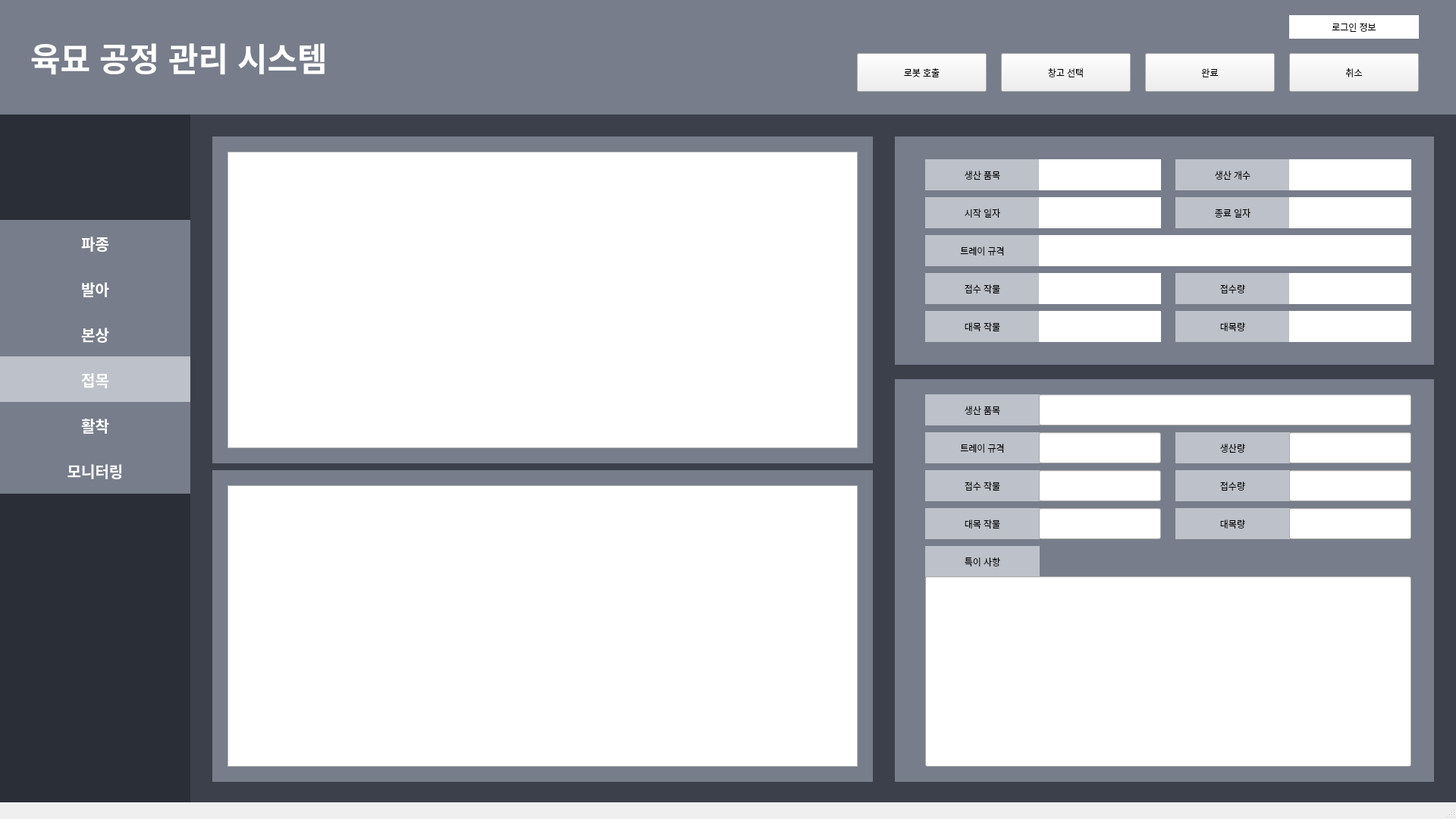
<?xml version="1.0" encoding="UTF-8"?>
<ui version="4.0">
 <class>MainWindow</class>
 <widget class="QMainWindow" name="MainWindow">
  <property name="geometry">
   <rect>
    <x>0</x>
    <y>0</y>
    <width>1920</width>
    <height>1080</height>
   </rect>
  </property>
  <property name="windowTitle">
   <string>MainWindow</string>
  </property>
  <widget class="QWidget" name="centralwidget">
   <widget class="QLabel" name="background_label">
    <property name="geometry">
     <rect>
      <x>90</x>
      <y>0</y>
      <width>1831</width>
      <height>1081</height>
     </rect>
    </property>
    <property name="styleSheet">
     <string notr="true">background-color: #3B404B;</string>
    </property>
    <property name="text">
     <string/>
    </property>
   </widget>
   <widget class="QLabel" name="sidebarBackgroundLabel">
    <property name="geometry">
     <rect>
      <x>0</x>
      <y>150</y>
      <width>251</width>
      <height>921</height>
     </rect>
    </property>
    <property name="styleSheet">
     <string notr="true">background-color: #2A2E36;</string>
    </property>
    <property name="text">
     <string/>
    </property>
   </widget>
   <widget class="QLabel" name="upperBarLabel">
    <property name="geometry">
     <rect>
      <x>0</x>
      <y>0</y>
      <width>1921</width>
      <height>151</height>
     </rect>
    </property>
    <property name="styleSheet">
     <string notr="true">background-color: #777D8A;</string>
    </property>
    <property name="text">
     <string/>
    </property>
   </widget>
   <widget class="QLabel" name="contentBackgroundLabel">
    <property name="geometry">
     <rect>
      <x>280</x>
      <y>180</y>
      <width>871</width>
      <height>431</height>
     </rect>
    </property>
    <property name="styleSheet">
     <string notr="true">background-color: #777D8A;</string>
    </property>
    <property name="text">
     <string/>
    </property>
   </widget>
   <widget class="QLabel" name="contentBackgroundLabel_2">
    <property name="geometry">
     <rect>
      <x>1180</x>
      <y>180</y>
      <width>711</width>
      <height>301</height>
     </rect>
    </property>
    <property name="styleSheet">
     <string notr="true">background-color: #777D8A;</string>
    </property>
    <property name="text">
     <string/>
    </property>
   </widget>
   <widget class="QLabel" name="loginStatusLabel">
    <property name="geometry">
     <rect>
      <x>1700</x>
      <y>20</y>
      <width>171</width>
      <height>31</height>
     </rect>
    </property>
    <property name="styleSheet">
     <string notr="true">background-color: white;</string>
    </property>
    <property name="text">
     <string>로그인 정보</string>
    </property>
    <property name="alignment">
     <set>Qt::AlignCenter</set>
    </property>
   </widget>
   <widget class="QLabel" name="sowingButtonLabel">
    <property name="geometry">
     <rect>
      <x>0</x>
      <y>290</y>
      <width>251</width>
      <height>61</height>
     </rect>
    </property>
    <property name="font">
     <font>
      <pointsize>15</pointsize>
      <weight>75</weight>
      <bold>true</bold>
     </font>
    </property>
    <property name="styleSheet">
     <string notr="true">background-color: #777D8A;
color: white;
border: 0.4em inset  #3B404B;</string>
    </property>
    <property name="text">
     <string>파종</string>
    </property>
    <property name="alignment">
     <set>Qt::AlignCenter</set>
    </property>
   </widget>
   <widget class="QLabel" name="buddingButtonLabel">
    <property name="geometry">
     <rect>
      <x>0</x>
      <y>350</y>
      <width>251</width>
      <height>61</height>
     </rect>
    </property>
    <property name="font">
     <font>
      <pointsize>15</pointsize>
      <weight>75</weight>
      <bold>true</bold>
     </font>
    </property>
    <property name="styleSheet">
     <string notr="true">background-color: #777D8A;
color: white;
border: 0.4em inset  #3B404B;</string>
    </property>
    <property name="text">
     <string>발아</string>
    </property>
    <property name="alignment">
     <set>Qt::AlignCenter</set>
    </property>
   </widget>
   <widget class="QLabel" name="raisingButtonLabel">
    <property name="geometry">
     <rect>
      <x>0</x>
      <y>410</y>
      <width>251</width>
      <height>61</height>
     </rect>
    </property>
    <property name="font">
     <font>
      <pointsize>15</pointsize>
      <weight>75</weight>
      <bold>true</bold>
     </font>
    </property>
    <property name="styleSheet">
     <string notr="true">background-color: #777D8A;
color: white;
border: 0.4em inset  #3B404B;</string>
    </property>
    <property name="text">
     <string>본상</string>
    </property>
    <property name="alignment">
     <set>Qt::AlignCenter</set>
    </property>
   </widget>
   <widget class="QLabel" name="graftingButtonLabel">
    <property name="geometry">
     <rect>
      <x>0</x>
      <y>470</y>
      <width>251</width>
      <height>61</height>
     </rect>
    </property>
    <property name="font">
     <font>
      <pointsize>15</pointsize>
      <weight>75</weight>
      <bold>true</bold>
     </font>
    </property>
    <property name="styleSheet">
     <string notr="true">background-color: #BDC1C9;
color: white;
border: 0.4em inset  #3B404B;</string>
    </property>
    <property name="text">
     <string>접목</string>
    </property>
    <property name="alignment">
     <set>Qt::AlignCenter</set>
    </property>
   </widget>
   <widget class="QLabel" name="takingButtonLabel">
    <property name="geometry">
     <rect>
      <x>0</x>
      <y>530</y>
      <width>251</width>
      <height>61</height>
     </rect>
    </property>
    <property name="font">
     <font>
      <pointsize>15</pointsize>
      <weight>75</weight>
      <bold>true</bold>
     </font>
    </property>
    <property name="styleSheet">
     <string notr="true">background-color: #777D8A;
color: white;
border: 0.4em inset  #3B404B;</string>
    </property>
    <property name="text">
     <string>활착</string>
    </property>
    <property name="alignment">
     <set>Qt::AlignCenter</set>
    </property>
   </widget>
   <widget class="QLabel" name="monitoringButtonLabel">
    <property name="geometry">
     <rect>
      <x>0</x>
      <y>590</y>
      <width>251</width>
      <height>61</height>
     </rect>
    </property>
    <property name="font">
     <font>
      <pointsize>15</pointsize>
      <weight>75</weight>
      <bold>true</bold>
     </font>
    </property>
    <property name="styleSheet">
     <string notr="true">background-color: #777D8A;
color: white;
border: 0.4em inset  #3B404B;</string>
    </property>
    <property name="text">
     <string>모니터링</string>
    </property>
    <property name="alignment">
     <set>Qt::AlignCenter</set>
    </property>
   </widget>
   <widget class="QTableView" name="presentSowingTableView">
    <property name="geometry">
     <rect>
      <x>300</x>
      <y>200</y>
      <width>831</width>
      <height>391</height>
     </rect>
    </property>
    <property name="styleSheet">
     <string notr="true">overflow-y: scroll;</string>
    </property>
    <attribute name="horizontalHeaderVisible">
     <bool>false</bool>
    </attribute>
    <attribute name="horizontalHeaderCascadingSectionResizes">
     <bool>true</bool>
    </attribute>
   </widget>
   <widget class="QLabel" name="contentBackgroundLabel_3">
    <property name="geometry">
     <rect>
      <x>280</x>
      <y>620</y>
      <width>871</width>
      <height>411</height>
     </rect>
    </property>
    <property name="styleSheet">
     <string notr="true">background-color: #777D8A;</string>
    </property>
    <property name="text">
     <string/>
    </property>
   </widget>
   <widget class="QTableView" name="presentQRTableView">
    <property name="geometry">
     <rect>
      <x>300</x>
      <y>640</y>
      <width>831</width>
      <height>371</height>
     </rect>
    </property>
    <property name="styleSheet">
     <string notr="true">overflow-y: scroll;</string>
    </property>
    <attribute name="horizontalHeaderVisible">
     <bool>false</bool>
    </attribute>
    <attribute name="horizontalHeaderCascadingSectionResizes">
     <bool>true</bool>
    </attribute>
   </widget>
   <widget class="QLabel" name="guideInfoLabel">
    <property name="geometry">
     <rect>
      <x>1220</x>
      <y>210</y>
      <width>151</width>
      <height>41</height>
     </rect>
    </property>
    <property name="styleSheet">
     <string notr="true">background-color: #BDC1C9;</string>
    </property>
    <property name="text">
     <string>생산 품목</string>
    </property>
    <property name="alignment">
     <set>Qt::AlignCenter</set>
    </property>
   </widget>
   <widget class="QLabel" name="guideInfoInputLabel">
    <property name="geometry">
     <rect>
      <x>1370</x>
      <y>210</y>
      <width>161</width>
      <height>41</height>
     </rect>
    </property>
    <property name="styleSheet">
     <string notr="true">background-color: white;</string>
    </property>
    <property name="text">
     <string/>
    </property>
    <property name="alignment">
     <set>Qt::AlignCenter</set>
    </property>
   </widget>
   <widget class="QLabel" name="guideInfoLabel_2">
    <property name="geometry">
     <rect>
      <x>1550</x>
      <y>210</y>
      <width>151</width>
      <height>41</height>
     </rect>
    </property>
    <property name="styleSheet">
     <string notr="true">background-color: #BDC1C9;</string>
    </property>
    <property name="text">
     <string>생산 개수</string>
    </property>
    <property name="alignment">
     <set>Qt::AlignCenter</set>
    </property>
   </widget>
   <widget class="QLabel" name="guideInfoInputLabel_2">
    <property name="geometry">
     <rect>
      <x>1700</x>
      <y>210</y>
      <width>161</width>
      <height>41</height>
     </rect>
    </property>
    <property name="styleSheet">
     <string notr="true">background-color: white;</string>
    </property>
    <property name="text">
     <string/>
    </property>
    <property name="alignment">
     <set>Qt::AlignCenter</set>
    </property>
   </widget>
   <widget class="QLabel" name="guideInfoLabel_3">
    <property name="geometry">
     <rect>
      <x>1220</x>
      <y>260</y>
      <width>151</width>
      <height>41</height>
     </rect>
    </property>
    <property name="styleSheet">
     <string notr="true">background-color: #BDC1C9;</string>
    </property>
    <property name="text">
     <string>시작 일자</string>
    </property>
    <property name="alignment">
     <set>Qt::AlignCenter</set>
    </property>
   </widget>
   <widget class="QLabel" name="guideInfoInputLabel_3">
    <property name="geometry">
     <rect>
      <x>1370</x>
      <y>260</y>
      <width>161</width>
      <height>41</height>
     </rect>
    </property>
    <property name="styleSheet">
     <string notr="true">background-color: white;</string>
    </property>
    <property name="text">
     <string/>
    </property>
    <property name="alignment">
     <set>Qt::AlignCenter</set>
    </property>
   </widget>
   <widget class="QLabel" name="guideInfoLabel_4">
    <property name="geometry">
     <rect>
      <x>1550</x>
      <y>260</y>
      <width>151</width>
      <height>41</height>
     </rect>
    </property>
    <property name="styleSheet">
     <string notr="true">background-color: #BDC1C9;</string>
    </property>
    <property name="text">
     <string>종료 일자</string>
    </property>
    <property name="alignment">
     <set>Qt::AlignCenter</set>
    </property>
   </widget>
   <widget class="QLabel" name="guideInfoInputLabel_4">
    <property name="geometry">
     <rect>
      <x>1700</x>
      <y>260</y>
      <width>161</width>
      <height>41</height>
     </rect>
    </property>
    <property name="styleSheet">
     <string notr="true">background-color: white;</string>
    </property>
    <property name="text">
     <string/>
    </property>
    <property name="alignment">
     <set>Qt::AlignCenter</set>
    </property>
   </widget>
   <widget class="QLabel" name="guideInfoLabel_5">
    <property name="geometry">
     <rect>
      <x>1220</x>
      <y>310</y>
      <width>151</width>
      <height>41</height>
     </rect>
    </property>
    <property name="styleSheet">
     <string notr="true">background-color: #BDC1C9;</string>
    </property>
    <property name="text">
     <string>트레이 규격</string>
    </property>
    <property name="alignment">
     <set>Qt::AlignCenter</set>
    </property>
   </widget>
   <widget class="QLabel" name="guideInfoInputLabel_5">
    <property name="geometry">
     <rect>
      <x>1370</x>
      <y>310</y>
      <width>491</width>
      <height>41</height>
     </rect>
    </property>
    <property name="styleSheet">
     <string notr="true">background-color: white;</string>
    </property>
    <property name="text">
     <string/>
    </property>
    <property name="alignment">
     <set>Qt::AlignCenter</set>
    </property>
   </widget>
   <widget class="QLabel" name="guideInfoLabel_6">
    <property name="geometry">
     <rect>
      <x>1220</x>
      <y>360</y>
      <width>151</width>
      <height>41</height>
     </rect>
    </property>
    <property name="styleSheet">
     <string notr="true">background-color: #BDC1C9;</string>
    </property>
    <property name="text">
     <string>접수 작물</string>
    </property>
    <property name="alignment">
     <set>Qt::AlignCenter</set>
    </property>
   </widget>
   <widget class="QLabel" name="guideInfoInputLabel_6">
    <property name="geometry">
     <rect>
      <x>1370</x>
      <y>360</y>
      <width>161</width>
      <height>41</height>
     </rect>
    </property>
    <property name="styleSheet">
     <string notr="true">background-color: white;</string>
    </property>
    <property name="text">
     <string/>
    </property>
    <property name="alignment">
     <set>Qt::AlignCenter</set>
    </property>
   </widget>
   <widget class="QLabel" name="guideInfoLabel_7">
    <property name="geometry">
     <rect>
      <x>1550</x>
      <y>360</y>
      <width>151</width>
      <height>41</height>
     </rect>
    </property>
    <property name="styleSheet">
     <string notr="true">background-color: #BDC1C9;</string>
    </property>
    <property name="text">
     <string>접수량</string>
    </property>
    <property name="alignment">
     <set>Qt::AlignCenter</set>
    </property>
   </widget>
   <widget class="QLabel" name="guideInfoInputLabel_7">
    <property name="geometry">
     <rect>
      <x>1700</x>
      <y>360</y>
      <width>161</width>
      <height>41</height>
     </rect>
    </property>
    <property name="styleSheet">
     <string notr="true">background-color: white;</string>
    </property>
    <property name="text">
     <string/>
    </property>
    <property name="alignment">
     <set>Qt::AlignCenter</set>
    </property>
   </widget>
   <widget class="QLabel" name="guideInfoLabel_8">
    <property name="geometry">
     <rect>
      <x>1220</x>
      <y>410</y>
      <width>151</width>
      <height>41</height>
     </rect>
    </property>
    <property name="styleSheet">
     <string notr="true">background-color: #BDC1C9;</string>
    </property>
    <property name="text">
     <string>대목 작물</string>
    </property>
    <property name="alignment">
     <set>Qt::AlignCenter</set>
    </property>
   </widget>
   <widget class="QLabel" name="guideInfoInputLabel_8">
    <property name="geometry">
     <rect>
      <x>1370</x>
      <y>410</y>
      <width>161</width>
      <height>41</height>
     </rect>
    </property>
    <property name="styleSheet">
     <string notr="true">background-color: white;</string>
    </property>
    <property name="text">
     <string/>
    </property>
    <property name="alignment">
     <set>Qt::AlignCenter</set>
    </property>
   </widget>
   <widget class="QLabel" name="guideInfoLabel_9">
    <property name="geometry">
     <rect>
      <x>1550</x>
      <y>410</y>
      <width>151</width>
      <height>41</height>
     </rect>
    </property>
    <property name="styleSheet">
     <string notr="true">background-color: #BDC1C9;</string>
    </property>
    <property name="text">
     <string>대목량</string>
    </property>
    <property name="alignment">
     <set>Qt::AlignCenter</set>
    </property>
   </widget>
   <widget class="QLabel" name="guideInfoInputLabel_9">
    <property name="geometry">
     <rect>
      <x>1700</x>
      <y>410</y>
      <width>161</width>
      <height>41</height>
     </rect>
    </property>
    <property name="styleSheet">
     <string notr="true">background-color: white;</string>
    </property>
    <property name="text">
     <string/>
    </property>
    <property name="alignment">
     <set>Qt::AlignCenter</set>
    </property>
   </widget>
   <widget class="QLabel" name="contentBackgroundLabel_4">
    <property name="geometry">
     <rect>
      <x>1180</x>
      <y>500</y>
      <width>711</width>
      <height>531</height>
     </rect>
    </property>
    <property name="styleSheet">
     <string notr="true">background-color: #777D8A;</string>
    </property>
    <property name="text">
     <string/>
    </property>
   </widget>
   <widget class="QLabel" name="InfoLabel">
    <property name="geometry">
     <rect>
      <x>1220</x>
      <y>520</y>
      <width>151</width>
      <height>41</height>
     </rect>
    </property>
    <property name="styleSheet">
     <string notr="true">background-color: #BDC1C9;</string>
    </property>
    <property name="text">
     <string>생산 품목</string>
    </property>
    <property name="alignment">
     <set>Qt::AlignCenter</set>
    </property>
   </widget>
   <widget class="QLabel" name="InfoLabel_2">
    <property name="geometry">
     <rect>
      <x>1220</x>
      <y>570</y>
      <width>151</width>
      <height>41</height>
     </rect>
    </property>
    <property name="styleSheet">
     <string notr="true">background-color: #BDC1C9;</string>
    </property>
    <property name="text">
     <string>트레이 규격</string>
    </property>
    <property name="alignment">
     <set>Qt::AlignCenter</set>
    </property>
   </widget>
   <widget class="QLabel" name="InfoLabel_3">
    <property name="geometry">
     <rect>
      <x>1550</x>
      <y>570</y>
      <width>151</width>
      <height>41</height>
     </rect>
    </property>
    <property name="styleSheet">
     <string notr="true">background-color: #BDC1C9;</string>
    </property>
    <property name="text">
     <string>생산량</string>
    </property>
    <property name="alignment">
     <set>Qt::AlignCenter</set>
    </property>
   </widget>
   <widget class="QLabel" name="InfoLabel_4">
    <property name="geometry">
     <rect>
      <x>1220</x>
      <y>620</y>
      <width>151</width>
      <height>41</height>
     </rect>
    </property>
    <property name="styleSheet">
     <string notr="true">background-color: #BDC1C9;</string>
    </property>
    <property name="text">
     <string>접수 작물</string>
    </property>
    <property name="alignment">
     <set>Qt::AlignCenter</set>
    </property>
   </widget>
   <widget class="QLabel" name="InfoLabel_5">
    <property name="geometry">
     <rect>
      <x>1550</x>
      <y>620</y>
      <width>151</width>
      <height>41</height>
     </rect>
    </property>
    <property name="styleSheet">
     <string notr="true">background-color: #BDC1C9;</string>
    </property>
    <property name="text">
     <string>접수량</string>
    </property>
    <property name="alignment">
     <set>Qt::AlignCenter</set>
    </property>
   </widget>
   <widget class="QLabel" name="InfoLabel_6">
    <property name="geometry">
     <rect>
      <x>1220</x>
      <y>670</y>
      <width>151</width>
      <height>41</height>
     </rect>
    </property>
    <property name="styleSheet">
     <string notr="true">background-color: #BDC1C9;</string>
    </property>
    <property name="text">
     <string>대목 작물</string>
    </property>
    <property name="alignment">
     <set>Qt::AlignCenter</set>
    </property>
   </widget>
   <widget class="QLabel" name="InfoLabel_7">
    <property name="geometry">
     <rect>
      <x>1550</x>
      <y>670</y>
      <width>151</width>
      <height>41</height>
     </rect>
    </property>
    <property name="styleSheet">
     <string notr="true">background-color: #BDC1C9;</string>
    </property>
    <property name="text">
     <string>대목량</string>
    </property>
    <property name="alignment">
     <set>Qt::AlignCenter</set>
    </property>
   </widget>
   <widget class="QLabel" name="InfoLabel_8">
    <property name="geometry">
     <rect>
      <x>1220</x>
      <y>720</y>
      <width>151</width>
      <height>41</height>
     </rect>
    </property>
    <property name="styleSheet">
     <string notr="true">background-color: #BDC1C9;</string>
    </property>
    <property name="text">
     <string>특이 사항</string>
    </property>
    <property name="alignment">
     <set>Qt::AlignCenter</set>
    </property>
   </widget>
   <widget class="QPushButton" name="clearPushButton">
    <property name="geometry">
     <rect>
      <x>1510</x>
      <y>70</y>
      <width>171</width>
      <height>51</height>
     </rect>
    </property>
    <property name="text">
     <string>완료</string>
    </property>
   </widget>
   <widget class="QPushButton" name="cancelPushButton">
    <property name="geometry">
     <rect>
      <x>1700</x>
      <y>70</y>
      <width>171</width>
      <height>51</height>
     </rect>
    </property>
    <property name="text">
     <string>취소</string>
    </property>
   </widget>
   <widget class="QLabel" name="titleLabel">
    <property name="geometry">
     <rect>
      <x>40</x>
      <y>40</y>
      <width>531</width>
      <height>71</height>
     </rect>
    </property>
    <property name="font">
     <font>
      <pointsize>32</pointsize>
      <weight>75</weight>
      <bold>true</bold>
     </font>
    </property>
    <property name="styleSheet">
     <string notr="true">color: white;</string>
    </property>
    <property name="text">
     <string>육묘 공정 관리 시스템</string>
    </property>
   </widget>
   <widget class="QLineEdit" name="lineEdit">
    <property name="geometry">
     <rect>
      <x>1370</x>
      <y>520</y>
      <width>491</width>
      <height>41</height>
     </rect>
    </property>
   </widget>
   <widget class="QLineEdit" name="lineEdit_2">
    <property name="geometry">
     <rect>
      <x>1370</x>
      <y>570</y>
      <width>161</width>
      <height>41</height>
     </rect>
    </property>
   </widget>
   <widget class="QLineEdit" name="lineEdit_3">
    <property name="geometry">
     <rect>
      <x>1700</x>
      <y>570</y>
      <width>161</width>
      <height>41</height>
     </rect>
    </property>
   </widget>
   <widget class="QLineEdit" name="lineEdit_4">
    <property name="geometry">
     <rect>
      <x>1370</x>
      <y>620</y>
      <width>161</width>
      <height>41</height>
     </rect>
    </property>
   </widget>
   <widget class="QLineEdit" name="lineEdit_5">
    <property name="geometry">
     <rect>
      <x>1700</x>
      <y>620</y>
      <width>161</width>
      <height>41</height>
     </rect>
    </property>
   </widget>
   <widget class="QLineEdit" name="lineEdit_6">
    <property name="geometry">
     <rect>
      <x>1370</x>
      <y>670</y>
      <width>161</width>
      <height>41</height>
     </rect>
    </property>
   </widget>
   <widget class="QLineEdit" name="lineEdit_7">
    <property name="geometry">
     <rect>
      <x>1700</x>
      <y>670</y>
      <width>161</width>
      <height>41</height>
     </rect>
    </property>
   </widget>
   <widget class="QLineEdit" name="lineEdit_8">
    <property name="geometry">
     <rect>
      <x>1220</x>
      <y>760</y>
      <width>641</width>
      <height>251</height>
     </rect>
    </property>
    <property name="alignment">
     <set>Qt::AlignLeading|Qt::AlignLeft|Qt::AlignTop</set>
    </property>
   </widget>
   <widget class="QPushButton" name="selectStorePushButton">
    <property name="geometry">
     <rect>
      <x>1320</x>
      <y>70</y>
      <width>171</width>
      <height>51</height>
     </rect>
    </property>
    <property name="text">
     <string>창고 선택</string>
    </property>
   </widget>
   <widget class="QPushButton" name="callRobotPushButton">
    <property name="geometry">
     <rect>
      <x>1130</x>
      <y>70</y>
      <width>171</width>
      <height>51</height>
     </rect>
    </property>
    <property name="text">
     <string>로봇 호출</string>
    </property>
   </widget>
  </widget>
  <widget class="QStatusBar" name="statusbar"/>
 </widget>
 <resources/>
 <connections/>
</ui>
